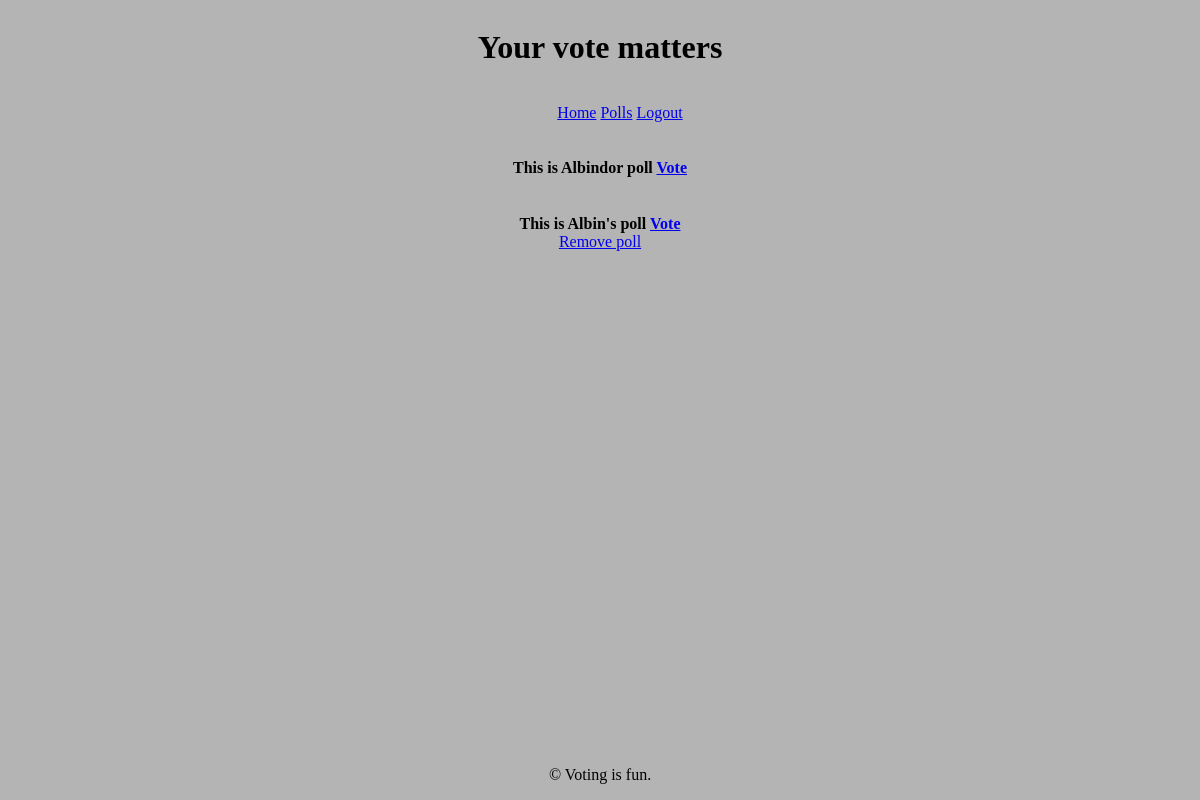
Before: /polls/ (signed in) with the older database file.
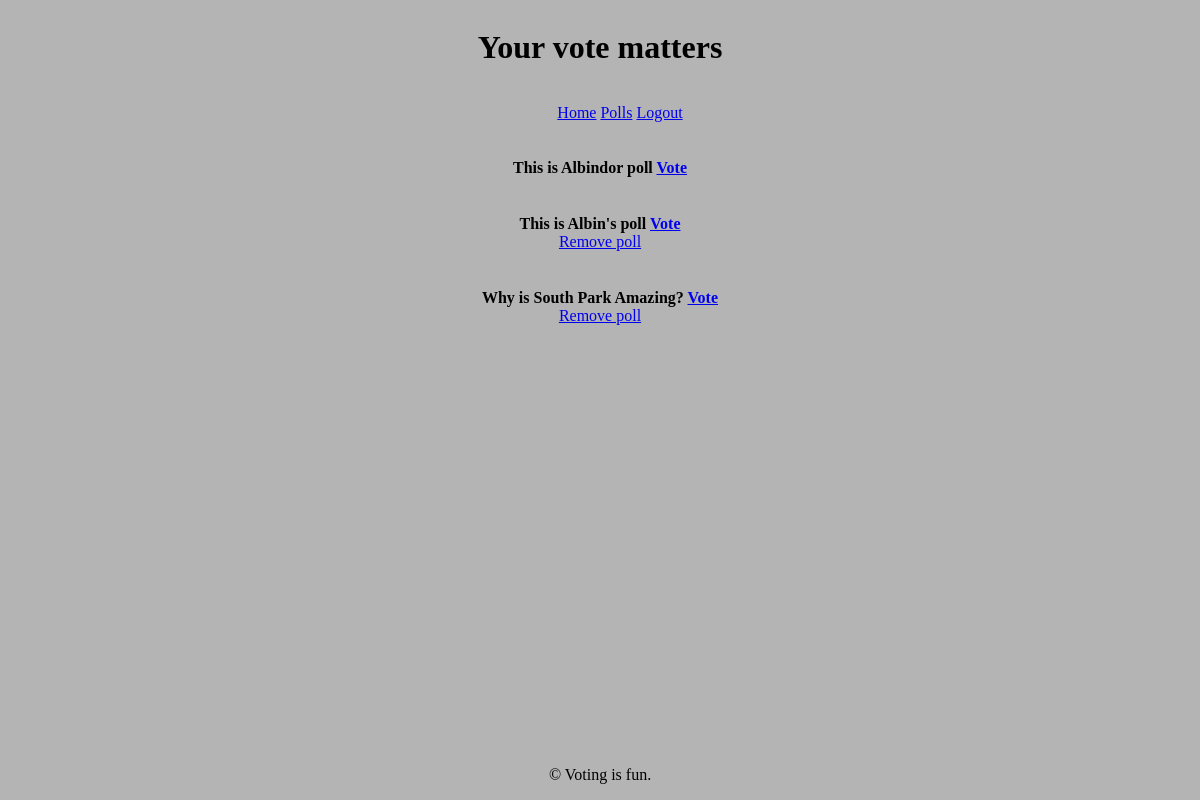
After: the same page with the newer database file.
### polls/models.py (models this page shows, shortened)
class Poll(models.Model):
    question = models.CharField(max_length=255, blank=False, null=False)
    option_one = models.CharField(max_length=50)
    option_two = models.CharField(max_length=50)
    option_three = models.CharField(max_length=50)
    option_one_votes = models.IntegerField(default=0)
    option_two_votes = models.IntegerField(default=0)
    option_three_votes = models.IntegerField(default=0)
    user_has_voted = models.BooleanField(default=False)
    user = models.ForeignKey(CustomUser, on_delete=models.CASCADE)

### polls/views.py (the view)
# urls.py: path('polls/', views.polls_view, name='polls'),
@csrf_protect
@login_required(login_url='login')
def polls_view(request):
    polls = Poll.objects.all()
    context = {'polls': polls}
    return render(request, 'polls/polls.html', context)

### polls/templates/polls/polls.html (shortened to what this page needs)
{% extends "polls/base.html" %}
{% block content %}
<div class="all-polls">
    {% for poll in polls %}
    <li class="poll-list" style="list-style-type: none;">
       <h4>
        {{ poll.question }}
        <a href="{% url 'vote' poll.id %}">Vote</a><br/>
        </h4>
        <div class="remove-poll">
            {% if request.user == poll.user %}
            <a href="{% url 'remove-poll' poll.id %}">Remove poll</a>
            {% endif %}
        </div>
    </li>
    {% endfor %}
</div>
{% endblock %}

Changed rows visible on the page:
added Poll: question "Why is South Park Amazing?", shows "Remove poll"
